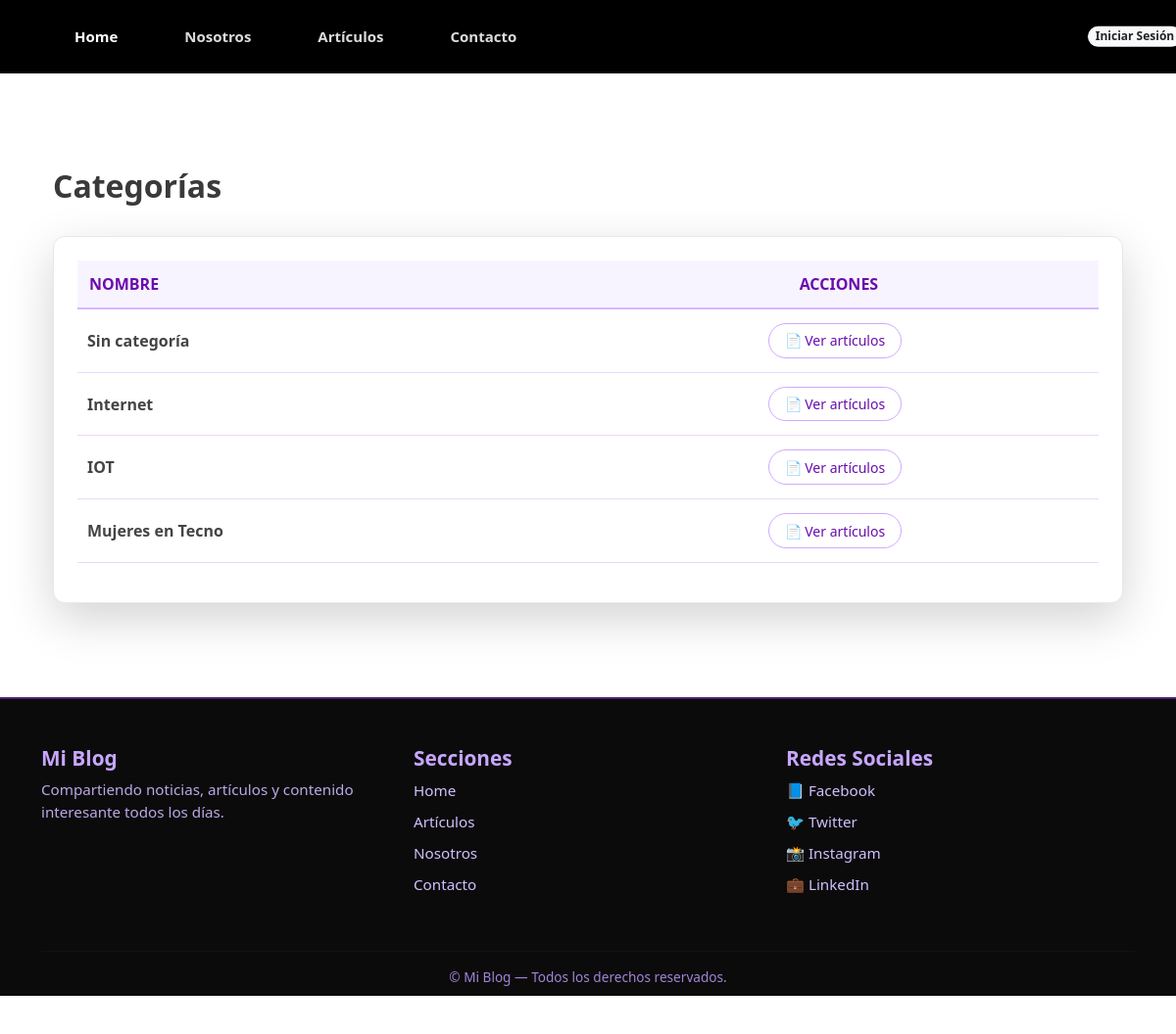
Screenshot of /articulos/categoria/ with the database file from the repository.
### apps/articulo/models.py (models this page shows, shortened)
class Categoria(models.Model):
    nombre = models.CharField(max_length=30, null=False, default='Sin categoría')

### apps/articulo/views.py (the view)
# urls.py: path('categoria/', CategoriaListView.as_view(), name='listCategoria'),
class CategoriaListView(ListView):
    model = Categoria
    template_name = 'articulo/listCategoria.html'
    context_object_name = 'categorias'

### apps/articulo/templatetags/colaborador_tags.py (called while the page is built)
@register.filter(name='has_group')
def has_group(user, group_name):
    return user.groups.filter(name=group_name).exists()

### templates/articulo/listCategoria.html (shortened to what this page needs)
{% extends 'home.html' %}
{% load static %}
{% load colaborador_tags %}
{% block extra_css %}
<link rel="stylesheet" href="{% static 'css/categorias.css' %}?v=10">
{% endblock %}
{% block content %}
<section class="container py-5">
    <div class="d-flex justify-content-between align-items-center mb-4">
        <h1 class="titulo-pagina">Categorías</h1>
    </div>
    <div class="tabla-card shadow-lg">
        <div class="table-responsive">
            <table class="table table-hover align-middle tabla-estilada">
                <thead>
                    <tr>
                        <th>Nombre</th>
                        <th class="text-center">Acciones</th>
                    </tr>
                </thead>
                <tbody>
                    {% for categoria in categorias %}
                    <tr>
                        <td class="fw-semibold texto-categoria">{{ categoria.nombre|capfirst }}</td>
                        <td class="text-center acciones-columna">
                            <a href="{% url 'apps.articulo:articulosPorCategoria' pk=categoria.pk %}"
                               class="btn btn-sm btn-outline-light me-2">
                                📄 Ver artículos
                            </a>
                        </td>
                    </tr>
                    {% empty %}
                    <tr>
                        <td colspan="2" class="text-center py-4 text-muted">No hay categorías creadas.</td>
                    </tr>
                    {% endfor %}
                </tbody>
            </table>
        </div>
    </div>
</section>
{% endblock %}

### static/css/categorias.css (style rules this page uses)
body { background: #ffffff !important; }
.titulo-pagina { font-size: 2rem; font-weight: 700; color: #3a3a3a; }
.tabla-card { background: #ffffff; border-radius: 12px; padding: 1.5rem; border: 1px solid #e8e8e8; }
.tabla-estilada { width: 100%; border-collapse: collapse; background: white; }
.tabla-estilada thead th { background: #f8f4ff; color: #6a0dad; font-weight: 600; text-transform: uppercase; border-bottom: 2px solid #d7b6ff; padding: 12px; }
.tabla-estilada tbody tr { border-bottom: 1px solid #e9d8ff; }
.tabla-estilada td { padding: 14px 10px; color: #444; font-size: 1rem; }
.texto-categoria { font-weight: 500; color: #333; }
.btn-outline-light { border-radius: 20px; padding: 0.4rem 1rem; color: #6a0dad; border: 1px solid #cfa9ff; }
.acciones-columna { white-space: nowrap; }

### rows the page displays
Categoria: nombre "Sin categoría"
Categoria: nombre "Internet"
Categoria: nombre "IOT"
Categoria: nombre "Mujeres en Tecno"
